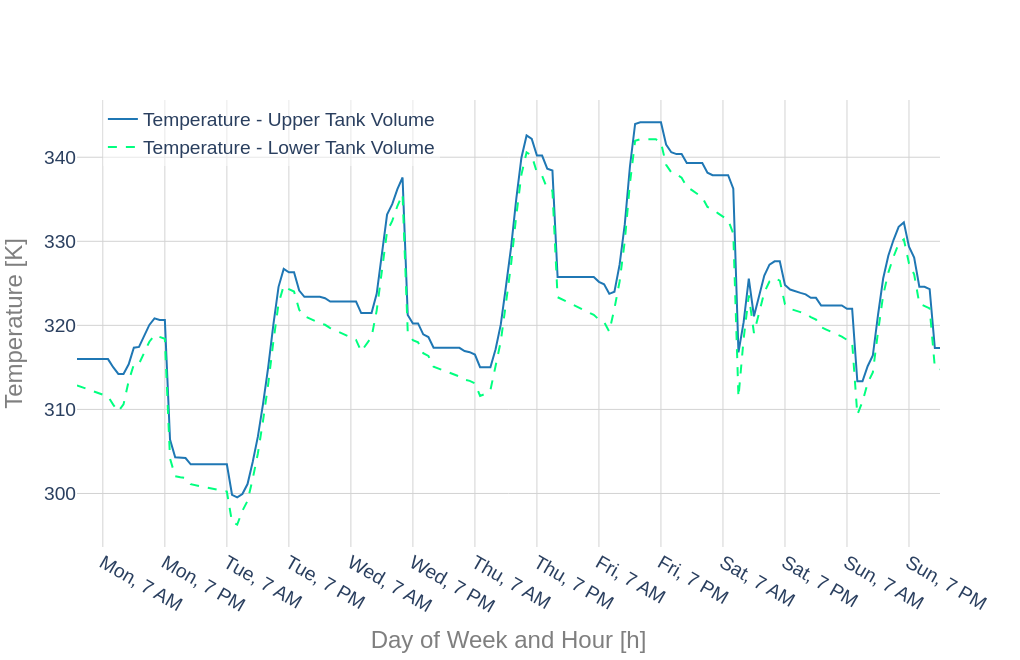

Write notebook code for a chart like this one.
### Code cell
fig = Plot(data_headers = [r['t_tank_up'], r['t_tank_low']], \
                 outpath = path, save_image = True, title = '',#'Individual SWH New, Climate Zone ' + str(int(cold_cz)), 
                 label_h = 'Day of Week and Hour [h]', label_v = 'Temperature [K]',\
                 legend = True, duration_curve = False, margin_l = m_l, margin_b = m_b,\
                 notebook_mode = True, width = w, height = h, fontsize = f, legend_x = 0.03, legend_y = 1.0).\
            series(ts_res_indiv_new_cold.loc[first_hour + 1: last_hour,\
                ['day_of_week', r['t_tank_up'], r['t_tank_low']]],  index_in_a_column = 'day_of_week', xtickvals = ts_res_indiv_new_cold['day_of_week'].unique()[6::12], \
                 outfile = 'ts_temps_res_indiv_new_cold.pdf', modes = ['lines', 'lines'], dashes = ['solid','dash'], width=[2,2], \
                   colors = ['rgb(31, 119, 180)', 'rgb(0,255,127)'])

### Figure 1 — Plotly figure (JSON) as saved in the notebook; plotly's stock layout.template omitted (floating-point values rounded to 4 significant figures; data arrays with more than 128 entries replaced by an {"elided": "..."} marker saying what was removed)
{"data": [{"line": {"color": "rgb(31, 119, 180)", "dash": "solid", "width": 2}, "mode": "lines", "name": "Temperature - Upper Tank Volume", "type": "scatter", "x": {"elided": "168 str values"}, "y": {"elided": "168 float values"}}, {"line": {"color": "rgb(0,255,127)", "dash": "dash", "width": 2}, "mode": "lines", "name": "Temperature - Lower Tank Volume", "type": "scatter", "x": {"elided": "168 str values"}, "y": {"elided": "168 float values"}}], "layout": {"font": {"family": "arial", "size": 24}, "height": 660, "legend": {"bgcolor": "rgba(255, 255, 255, 0.5)", "font": {"family": "arial", "size": 19.2}, "x": 0.03, "y": 1}, "margin": {"b": 60, "l": 60}, "plot_bgcolor": "white", "showlegend": true, "title": {"font": {"family": "arial", "size": 24}, "text": ""}, "width": 1020, "xaxis": {"autorange": true, "gridcolor": "lightgrey", "range": [0, 167], "tickfont": {"size": 19.2}, "tickvals": ["Mon, 7 AM", "Mon, 7 PM", "Tue, 7 AM", "Tue, 7 PM", "Wed, 7 AM", "Wed, 7 PM", "Thu, 7 AM", "Thu, 7 PM", "Fri, 7 AM", "Fri, 7 PM", "Sat, 7 AM", "Sat, 7 PM", "Sun, 7 AM", "Sun, 7 PM"], "title": {"font": {"color": "#7f7f7f", "size": 24}, "text": "Day of Week and Hour [h]"}, "type": "category"}, "yaxis": {"autorange": true, "gridcolor": "lightgrey", "range": [293.6, 346.8], "tickfont": {"size": 19.2}, "title": {"font": {"color": "#7f7f7f", "size": 24}, "text": "Temperature [K]"}, "type": "linear"}}}
